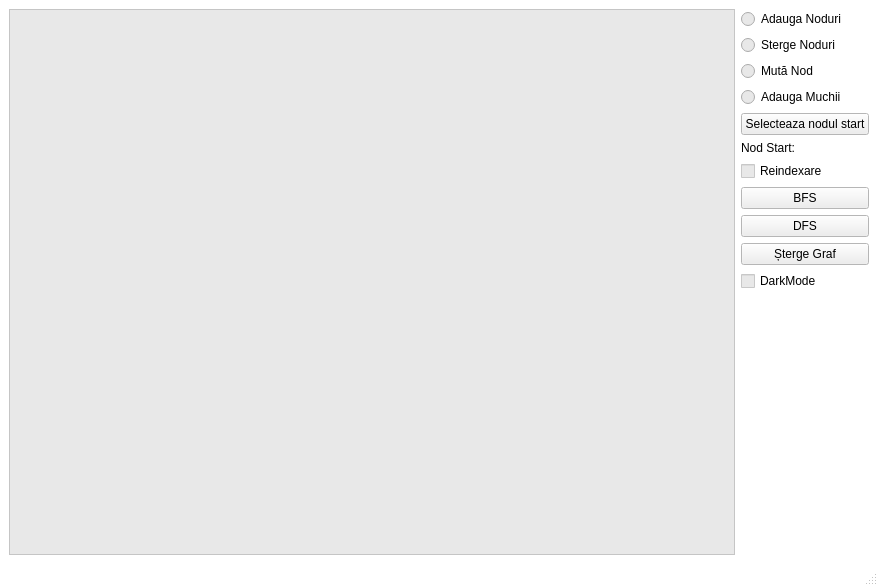
<?xml version="1.0" encoding="UTF-8"?>
<ui version="4.0">
 <class>window</class>
 <widget class="QMainWindow" name="window">
  <property name="geometry">
   <rect>
    <x>0</x>
    <y>0</y>
    <width>878</width>
    <height>586</height>
   </rect>
  </property>
  <property name="palette">
   <palette>
    <active>
     <colorrole role="WindowText">
      <brush brushstyle="SolidPattern">
       <color alpha="255">
        <red>0</red>
        <green>0</green>
        <blue>0</blue>
       </color>
      </brush>
     </colorrole>
     <colorrole role="Button">
      <brush brushstyle="SolidPattern">
       <color alpha="255">
        <red>238</red>
        <green>238</green>
        <blue>238</blue>
       </color>
      </brush>
     </colorrole>
     <colorrole role="Light">
      <brush brushstyle="SolidPattern">
       <color alpha="255">
        <red>206</red>
        <green>206</green>
        <blue>206</blue>
       </color>
      </brush>
     </colorrole>
     <colorrole role="Midlight">
      <brush brushstyle="SolidPattern">
       <color alpha="255">
        <red>229</red>
        <green>229</green>
        <blue>229</blue>
       </color>
      </brush>
     </colorrole>
     <colorrole role="Dark">
      <brush brushstyle="SolidPattern">
       <color alpha="255">
        <red>127</red>
        <green>127</green>
        <blue>127</blue>
       </color>
      </brush>
     </colorrole>
     <colorrole role="Mid">
      <brush brushstyle="SolidPattern">
       <color alpha="255">
        <red>170</red>
        <green>170</green>
        <blue>170</blue>
       </color>
      </brush>
     </colorrole>
     <colorrole role="Text">
      <brush brushstyle="SolidPattern">
       <color alpha="255">
        <red>0</red>
        <green>0</green>
        <blue>0</blue>
       </color>
      </brush>
     </colorrole>
     <colorrole role="BrightText">
      <brush brushstyle="SolidPattern">
       <color alpha="255">
        <red>255</red>
        <green>255</green>
        <blue>255</blue>
       </color>
      </brush>
     </colorrole>
     <colorrole role="ButtonText">
      <brush brushstyle="SolidPattern">
       <color alpha="255">
        <red>0</red>
        <green>0</green>
        <blue>0</blue>
       </color>
      </brush>
     </colorrole>
     <colorrole role="Base">
      <brush brushstyle="SolidPattern">
       <color alpha="255">
        <red>232</red>
        <green>232</green>
        <blue>232</blue>
       </color>
      </brush>
     </colorrole>
     <colorrole role="Window">
      <brush brushstyle="SolidPattern">
       <color alpha="255">
        <red>255</red>
        <green>255</green>
        <blue>255</blue>
       </color>
      </brush>
     </colorrole>
     <colorrole role="Shadow">
      <brush brushstyle="SolidPattern">
       <color alpha="255">
        <red>0</red>
        <green>0</green>
        <blue>0</blue>
       </color>
      </brush>
     </colorrole>
     <colorrole role="Highlight">
      <brush brushstyle="SolidPattern">
       <color alpha="255">
        <red>0</red>
        <green>135</green>
        <blue>203</blue>
       </color>
      </brush>
     </colorrole>
     <colorrole role="Link">
      <brush brushstyle="SolidPattern">
       <color alpha="255">
        <red>0</red>
        <green>170</green>
        <blue>255</blue>
       </color>
      </brush>
     </colorrole>
     <colorrole role="LinkVisited">
      <brush brushstyle="SolidPattern">
       <color alpha="255">
        <red>0</red>
        <green>170</green>
        <blue>255</blue>
       </color>
      </brush>
     </colorrole>
     <colorrole role="AlternateBase">
      <brush brushstyle="SolidPattern">
       <color alpha="255">
        <red>255</red>
        <green>255</green>
        <blue>255</blue>
       </color>
      </brush>
     </colorrole>
     <colorrole role="ToolTipBase">
      <brush brushstyle="SolidPattern">
       <color alpha="255">
        <red>255</red>
        <green>255</green>
        <blue>220</blue>
       </color>
      </brush>
     </colorrole>
     <colorrole role="ToolTipText">
      <brush brushstyle="SolidPattern">
       <color alpha="255">
        <red>0</red>
        <green>0</green>
        <blue>0</blue>
       </color>
      </brush>
     </colorrole>
     <colorrole role="PlaceholderText">
      <brush brushstyle="SolidPattern">
       <color alpha="127">
        <red>0</red>
        <green>0</green>
        <blue>0</blue>
       </color>
      </brush>
     </colorrole>
     <colorrole role="Accent">
      <brush brushstyle="SolidPattern">
       <color alpha="255">
        <red>255</red>
        <green>255</green>
        <blue>255</blue>
       </color>
      </brush>
     </colorrole>
    </active>
    <inactive>
     <colorrole role="WindowText">
      <brush brushstyle="SolidPattern">
       <color alpha="255">
        <red>0</red>
        <green>0</green>
        <blue>0</blue>
       </color>
      </brush>
     </colorrole>
     <colorrole role="Button">
      <brush brushstyle="SolidPattern">
       <color alpha="255">
        <red>238</red>
        <green>238</green>
        <blue>238</blue>
       </color>
      </brush>
     </colorrole>
     <colorrole role="Light">
      <brush brushstyle="SolidPattern">
       <color alpha="255">
        <red>206</red>
        <green>206</green>
        <blue>206</blue>
       </color>
      </brush>
     </colorrole>
     <colorrole role="Midlight">
      <brush brushstyle="SolidPattern">
       <color alpha="255">
        <red>229</red>
        <green>229</green>
        <blue>229</blue>
       </color>
      </brush>
     </colorrole>
     <colorrole role="Dark">
      <brush brushstyle="SolidPattern">
       <color alpha="255">
        <red>127</red>
        <green>127</green>
        <blue>127</blue>
       </color>
      </brush>
     </colorrole>
     <colorrole role="Mid">
      <brush brushstyle="SolidPattern">
       <color alpha="255">
        <red>170</red>
        <green>170</green>
        <blue>170</blue>
       </color>
      </brush>
     </colorrole>
     <colorrole role="Text">
      <brush brushstyle="SolidPattern">
       <color alpha="255">
        <red>0</red>
        <green>0</green>
        <blue>0</blue>
       </color>
      </brush>
     </colorrole>
     <colorrole role="BrightText">
      <brush brushstyle="SolidPattern">
       <color alpha="255">
        <red>255</red>
        <green>255</green>
        <blue>255</blue>
       </color>
      </brush>
     </colorrole>
     <colorrole role="ButtonText">
      <brush brushstyle="SolidPattern">
       <color alpha="255">
        <red>0</red>
        <green>0</green>
        <blue>0</blue>
       </color>
      </brush>
     </colorrole>
     <colorrole role="Base">
      <brush brushstyle="SolidPattern">
       <color alpha="255">
        <red>232</red>
        <green>232</green>
        <blue>232</blue>
       </color>
      </brush>
     </colorrole>
     <colorrole role="Window">
      <brush brushstyle="SolidPattern">
       <color alpha="255">
        <red>255</red>
        <green>255</green>
        <blue>255</blue>
       </color>
      </brush>
     </colorrole>
     <colorrole role="Shadow">
      <brush brushstyle="SolidPattern">
       <color alpha="255">
        <red>0</red>
        <green>0</green>
        <blue>0</blue>
       </color>
      </brush>
     </colorrole>
     <colorrole role="Highlight">
      <brush brushstyle="SolidPattern">
       <color alpha="255">
        <red>0</red>
        <green>135</green>
        <blue>203</blue>
       </color>
      </brush>
     </colorrole>
     <colorrole role="Link">
      <brush brushstyle="SolidPattern">
       <color alpha="255">
        <red>0</red>
        <green>170</green>
        <blue>255</blue>
       </color>
      </brush>
     </colorrole>
     <colorrole role="LinkVisited">
      <brush brushstyle="SolidPattern">
       <color alpha="255">
        <red>0</red>
        <green>170</green>
        <blue>255</blue>
       </color>
      </brush>
     </colorrole>
     <colorrole role="AlternateBase">
      <brush brushstyle="SolidPattern">
       <color alpha="255">
        <red>255</red>
        <green>255</green>
        <blue>255</blue>
       </color>
      </brush>
     </colorrole>
     <colorrole role="ToolTipBase">
      <brush brushstyle="SolidPattern">
       <color alpha="255">
        <red>255</red>
        <green>255</green>
        <blue>220</blue>
       </color>
      </brush>
     </colorrole>
     <colorrole role="ToolTipText">
      <brush brushstyle="SolidPattern">
       <color alpha="255">
        <red>0</red>
        <green>0</green>
        <blue>0</blue>
       </color>
      </brush>
     </colorrole>
     <colorrole role="PlaceholderText">
      <brush brushstyle="SolidPattern">
       <color alpha="127">
        <red>0</red>
        <green>0</green>
        <blue>0</blue>
       </color>
      </brush>
     </colorrole>
     <colorrole role="Accent">
      <brush brushstyle="SolidPattern">
       <color alpha="255">
        <red>255</red>
        <green>255</green>
        <blue>255</blue>
       </color>
      </brush>
     </colorrole>
    </inactive>
    <disabled>
     <colorrole role="WindowText">
      <brush brushstyle="SolidPattern">
       <color alpha="255">
        <red>127</red>
        <green>127</green>
        <blue>127</blue>
       </color>
      </brush>
     </colorrole>
     <colorrole role="Button">
      <brush brushstyle="SolidPattern">
       <color alpha="255">
        <red>238</red>
        <green>238</green>
        <blue>238</blue>
       </color>
      </brush>
     </colorrole>
     <colorrole role="Light">
      <brush brushstyle="SolidPattern">
       <color alpha="255">
        <red>206</red>
        <green>206</green>
        <blue>206</blue>
       </color>
      </brush>
     </colorrole>
     <colorrole role="Midlight">
      <brush brushstyle="SolidPattern">
       <color alpha="255">
        <red>229</red>
        <green>229</green>
        <blue>229</blue>
       </color>
      </brush>
     </colorrole>
     <colorrole role="Dark">
      <brush brushstyle="SolidPattern">
       <color alpha="255">
        <red>127</red>
        <green>127</green>
        <blue>127</blue>
       </color>
      </brush>
     </colorrole>
     <colorrole role="Mid">
      <brush brushstyle="SolidPattern">
       <color alpha="255">
        <red>170</red>
        <green>170</green>
        <blue>170</blue>
       </color>
      </brush>
     </colorrole>
     <colorrole role="Text">
      <brush brushstyle="SolidPattern">
       <color alpha="255">
        <red>127</red>
        <green>127</green>
        <blue>127</blue>
       </color>
      </brush>
     </colorrole>
     <colorrole role="BrightText">
      <brush brushstyle="SolidPattern">
       <color alpha="255">
        <red>255</red>
        <green>255</green>
        <blue>255</blue>
       </color>
      </brush>
     </colorrole>
     <colorrole role="ButtonText">
      <brush brushstyle="SolidPattern">
       <color alpha="255">
        <red>127</red>
        <green>127</green>
        <blue>127</blue>
       </color>
      </brush>
     </colorrole>
     <colorrole role="Base">
      <brush brushstyle="SolidPattern">
       <color alpha="255">
        <red>255</red>
        <green>255</green>
        <blue>255</blue>
       </color>
      </brush>
     </colorrole>
     <colorrole role="Window">
      <brush brushstyle="SolidPattern">
       <color alpha="255">
        <red>255</red>
        <green>255</green>
        <blue>255</blue>
       </color>
      </brush>
     </colorrole>
     <colorrole role="Shadow">
      <brush brushstyle="SolidPattern">
       <color alpha="255">
        <red>0</red>
        <green>0</green>
        <blue>0</blue>
       </color>
      </brush>
     </colorrole>
     <colorrole role="Link">
      <brush brushstyle="SolidPattern">
       <color alpha="255">
        <red>0</red>
        <green>170</green>
        <blue>255</blue>
       </color>
      </brush>
     </colorrole>
     <colorrole role="LinkVisited">
      <brush brushstyle="SolidPattern">
       <color alpha="255">
        <red>0</red>
        <green>170</green>
        <blue>255</blue>
       </color>
      </brush>
     </colorrole>
     <colorrole role="AlternateBase">
      <brush brushstyle="SolidPattern">
       <color alpha="255">
        <red>255</red>
        <green>255</green>
        <blue>255</blue>
       </color>
      </brush>
     </colorrole>
     <colorrole role="ToolTipBase">
      <brush brushstyle="SolidPattern">
       <color alpha="255">
        <red>255</red>
        <green>255</green>
        <blue>220</blue>
       </color>
      </brush>
     </colorrole>
     <colorrole role="ToolTipText">
      <brush brushstyle="SolidPattern">
       <color alpha="255">
        <red>0</red>
        <green>0</green>
        <blue>0</blue>
       </color>
      </brush>
     </colorrole>
     <colorrole role="PlaceholderText">
      <brush brushstyle="SolidPattern">
       <color alpha="127">
        <red>127</red>
        <green>127</green>
        <blue>127</blue>
       </color>
      </brush>
     </colorrole>
     <colorrole role="Accent">
      <brush brushstyle="SolidPattern">
       <color alpha="255">
        <red>255</red>
        <green>255</green>
        <blue>255</blue>
       </color>
      </brush>
     </colorrole>
    </disabled>
   </palette>
  </property>
  <property name="windowTitle">
   <string>window</string>
  </property>
  <property name="windowIcon">
   <iconset>
    <normaloff>C:/Users/Radu Birceanu/Downloads/logo.png</normaloff>C:/Users/Radu Birceanu/Downloads/logo.png</iconset>
  </property>
  <widget class="QWidget" name="centralwidget">
   <layout class="QGridLayout" name="gridLayout">
    <item row="0" column="0">
     <layout class="QHBoxLayout" name="horizontalLayout">
      <item>
       <widget class="QGraphicsView" name="casetaGraf">
        <property name="palette">
         <palette>
          <active>
           <colorrole role="WindowText">
            <brush brushstyle="SolidPattern">
             <color alpha="255">
              <red>0</red>
              <green>0</green>
              <blue>0</blue>
             </color>
            </brush>
           </colorrole>
           <colorrole role="Button">
            <brush brushstyle="SolidPattern">
             <color alpha="255">
              <red>238</red>
              <green>238</green>
              <blue>238</blue>
             </color>
            </brush>
           </colorrole>
           <colorrole role="Light">
            <brush brushstyle="SolidPattern">
             <color alpha="255">
              <red>181</red>
              <green>181</green>
              <blue>181</blue>
             </color>
            </brush>
           </colorrole>
           <colorrole role="Midlight">
            <brush brushstyle="SolidPattern">
             <color alpha="255">
              <red>211</red>
              <green>211</green>
              <blue>211</blue>
             </color>
            </brush>
           </colorrole>
           <colorrole role="Dark">
            <brush brushstyle="SolidPattern">
             <color alpha="255">
              <red>127</red>
              <green>127</green>
              <blue>127</blue>
             </color>
            </brush>
           </colorrole>
           <colorrole role="Mid">
            <brush brushstyle="SolidPattern">
             <color alpha="255">
              <red>170</red>
              <green>170</green>
              <blue>170</blue>
             </color>
            </brush>
           </colorrole>
           <colorrole role="Text">
            <brush brushstyle="SolidPattern">
             <color alpha="255">
              <red>0</red>
              <green>0</green>
              <blue>0</blue>
             </color>
            </brush>
           </colorrole>
           <colorrole role="BrightText">
            <brush brushstyle="SolidPattern">
             <color alpha="255">
              <red>255</red>
              <green>255</green>
              <blue>255</blue>
             </color>
            </brush>
           </colorrole>
           <colorrole role="ButtonText">
            <brush brushstyle="SolidPattern">
             <color alpha="255">
              <red>0</red>
              <green>0</green>
              <blue>0</blue>
             </color>
            </brush>
           </colorrole>
           <colorrole role="Base">
            <brush brushstyle="SolidPattern">
             <color alpha="255">
              <red>232</red>
              <green>232</green>
              <blue>232</blue>
             </color>
            </brush>
           </colorrole>
           <colorrole role="Window">
            <brush brushstyle="SolidPattern">
             <color alpha="255">
              <red>255</red>
              <green>255</green>
              <blue>255</blue>
             </color>
            </brush>
           </colorrole>
           <colorrole role="Shadow">
            <brush brushstyle="SolidPattern">
             <color alpha="255">
              <red>0</red>
              <green>0</green>
              <blue>0</blue>
             </color>
            </brush>
           </colorrole>
           <colorrole role="Highlight">
            <brush brushstyle="SolidPattern">
             <color alpha="255">
              <red>0</red>
              <green>135</green>
              <blue>203</blue>
             </color>
            </brush>
           </colorrole>
           <colorrole role="Link">
            <brush brushstyle="SolidPattern">
             <color alpha="255">
              <red>0</red>
              <green>170</green>
              <blue>255</blue>
             </color>
            </brush>
           </colorrole>
           <colorrole role="LinkVisited">
            <brush brushstyle="SolidPattern">
             <color alpha="255">
              <red>0</red>
              <green>170</green>
              <blue>255</blue>
             </color>
            </brush>
           </colorrole>
           <colorrole role="AlternateBase">
            <brush brushstyle="SolidPattern">
             <color alpha="255">
              <red>255</red>
              <green>255</green>
              <blue>255</blue>
             </color>
            </brush>
           </colorrole>
           <colorrole role="ToolTipBase">
            <brush brushstyle="SolidPattern">
             <color alpha="255">
              <red>255</red>
              <green>255</green>
              <blue>220</blue>
             </color>
            </brush>
           </colorrole>
           <colorrole role="ToolTipText">
            <brush brushstyle="SolidPattern">
             <color alpha="255">
              <red>0</red>
              <green>0</green>
              <blue>0</blue>
             </color>
            </brush>
           </colorrole>
           <colorrole role="PlaceholderText">
            <brush brushstyle="SolidPattern">
             <color alpha="127">
              <red>0</red>
              <green>0</green>
              <blue>0</blue>
             </color>
            </brush>
           </colorrole>
           <colorrole role="Accent">
            <brush brushstyle="SolidPattern">
             <color alpha="255">
              <red>255</red>
              <green>255</green>
              <blue>255</blue>
             </color>
            </brush>
           </colorrole>
          </active>
          <inactive>
           <colorrole role="WindowText">
            <brush brushstyle="SolidPattern">
             <color alpha="255">
              <red>0</red>
              <green>0</green>
              <blue>0</blue>
             </color>
            </brush>
           </colorrole>
           <colorrole role="Button">
            <brush brushstyle="SolidPattern">
             <color alpha="255">
              <red>238</red>
              <green>238</green>
              <blue>238</blue>
             </color>
            </brush>
           </colorrole>
           <colorrole role="Light">
            <brush brushstyle="SolidPattern">
             <color alpha="255">
              <red>181</red>
              <green>181</green>
              <blue>181</blue>
             </color>
            </brush>
           </colorrole>
           <colorrole role="Midlight">
            <brush brushstyle="SolidPattern">
             <color alpha="255">
              <red>211</red>
              <green>211</green>
              <blue>211</blue>
             </color>
            </brush>
           </colorrole>
           <colorrole role="Dark">
            <brush brushstyle="SolidPattern">
             <color alpha="255">
              <red>127</red>
              <green>127</green>
              <blue>127</blue>
             </color>
            </brush>
           </colorrole>
           <colorrole role="Mid">
            <brush brushstyle="SolidPattern">
             <color alpha="255">
              <red>170</red>
              <green>170</green>
              <blue>170</blue>
             </color>
            </brush>
           </colorrole>
           <colorrole role="Text">
            <brush brushstyle="SolidPattern">
             <color alpha="255">
              <red>0</red>
              <green>0</green>
              <blue>0</blue>
             </color>
            </brush>
           </colorrole>
           <colorrole role="BrightText">
            <brush brushstyle="SolidPattern">
             <color alpha="255">
              <red>255</red>
              <green>255</green>
              <blue>255</blue>
             </color>
            </brush>
           </colorrole>
           <colorrole role="ButtonText">
            <brush brushstyle="SolidPattern">
             <color alpha="255">
              <red>0</red>
              <green>0</green>
              <blue>0</blue>
             </color>
            </brush>
           </colorrole>
           <colorrole role="Base">
            <brush brushstyle="SolidPattern">
             <color alpha="255">
              <red>232</red>
              <green>232</green>
              <blue>232</blue>
             </color>
            </brush>
           </colorrole>
           <colorrole role="Window">
            <brush brushstyle="SolidPattern">
             <color alpha="255">
              <red>255</red>
              <green>255</green>
              <blue>255</blue>
             </color>
            </brush>
           </colorrole>
           <colorrole role="Shadow">
            <brush brushstyle="SolidPattern">
             <color alpha="255">
              <red>0</red>
              <green>0</green>
              <blue>0</blue>
             </color>
            </brush>
           </colorrole>
           <colorrole role="Highlight">
            <brush brushstyle="SolidPattern">
             <color alpha="255">
              <red>0</red>
              <green>135</green>
              <blue>203</blue>
             </color>
            </brush>
           </colorrole>
           <colorrole role="Link">
            <brush brushstyle="SolidPattern">
             <color alpha="255">
              <red>0</red>
              <green>170</green>
              <blue>255</blue>
             </color>
            </brush>
           </colorrole>
           <colorrole role="LinkVisited">
            <brush brushstyle="SolidPattern">
             <color alpha="255">
              <red>0</red>
              <green>170</green>
              <blue>255</blue>
             </color>
            </brush>
           </colorrole>
           <colorrole role="AlternateBase">
            <brush brushstyle="SolidPattern">
             <color alpha="255">
              <red>255</red>
              <green>255</green>
              <blue>255</blue>
             </color>
            </brush>
           </colorrole>
           <colorrole role="ToolTipBase">
            <brush brushstyle="SolidPattern">
             <color alpha="255">
              <red>255</red>
              <green>255</green>
              <blue>220</blue>
             </color>
            </brush>
           </colorrole>
           <colorrole role="ToolTipText">
            <brush brushstyle="SolidPattern">
             <color alpha="255">
              <red>0</red>
              <green>0</green>
              <blue>0</blue>
             </color>
            </brush>
           </colorrole>
           <colorrole role="PlaceholderText">
            <brush brushstyle="SolidPattern">
             <color alpha="127">
              <red>0</red>
              <green>0</green>
              <blue>0</blue>
             </color>
            </brush>
           </colorrole>
           <colorrole role="Accent">
            <brush brushstyle="SolidPattern">
             <color alpha="255">
              <red>255</red>
              <green>255</green>
              <blue>255</blue>
             </color>
            </brush>
           </colorrole>
          </inactive>
          <disabled>
           <colorrole role="WindowText">
            <brush brushstyle="SolidPattern">
             <color alpha="255">
              <red>127</red>
              <green>127</green>
              <blue>127</blue>
             </color>
            </brush>
           </colorrole>
           <colorrole role="Button">
            <brush brushstyle="SolidPattern">
             <color alpha="255">
              <red>238</red>
              <green>238</green>
              <blue>238</blue>
             </color>
            </brush>
           </colorrole>
           <colorrole role="Light">
            <brush brushstyle="SolidPattern">
             <color alpha="255">
              <red>181</red>
              <green>181</green>
              <blue>181</blue>
             </color>
            </brush>
           </colorrole>
           <colorrole role="Midlight">
            <brush brushstyle="SolidPattern">
             <color alpha="255">
              <red>211</red>
              <green>211</green>
              <blue>211</blue>
             </color>
            </brush>
           </colorrole>
           <colorrole role="Dark">
            <brush brushstyle="SolidPattern">
             <color alpha="255">
              <red>127</red>
              <green>127</green>
              <blue>127</blue>
             </color>
            </brush>
           </colorrole>
           <colorrole role="Mid">
            <brush brushstyle="SolidPattern">
             <color alpha="255">
              <red>170</red>
              <green>170</green>
              <blue>170</blue>
             </color>
            </brush>
           </colorrole>
           <colorrole role="Text">
            <brush brushstyle="SolidPattern">
             <color alpha="255">
              <red>127</red>
              <green>127</green>
              <blue>127</blue>
             </color>
            </brush>
           </colorrole>
           <colorrole role="BrightText">
            <brush brushstyle="SolidPattern">
             <color alpha="255">
              <red>255</red>
              <green>255</green>
              <blue>255</blue>
             </color>
            </brush>
           </colorrole>
           <colorrole role="ButtonText">
            <brush brushstyle="SolidPattern">
             <color alpha="255">
              <red>127</red>
              <green>127</green>
              <blue>127</blue>
             </color>
            </brush>
           </colorrole>
           <colorrole role="Base">
            <brush brushstyle="SolidPattern">
             <color alpha="255">
              <red>255</red>
              <green>255</green>
              <blue>255</blue>
             </color>
            </brush>
           </colorrole>
           <colorrole role="Window">
            <brush brushstyle="SolidPattern">
             <color alpha="255">
              <red>255</red>
              <green>255</green>
              <blue>255</blue>
             </color>
            </brush>
           </colorrole>
           <colorrole role="Shadow">
            <brush brushstyle="SolidPattern">
             <color alpha="255">
              <red>0</red>
              <green>0</green>
              <blue>0</blue>
             </color>
            </brush>
           </colorrole>
           <colorrole role="Link">
            <brush brushstyle="SolidPattern">
             <color alpha="255">
              <red>0</red>
              <green>170</green>
              <blue>255</blue>
             </color>
            </brush>
           </colorrole>
           <colorrole role="LinkVisited">
            <brush brushstyle="SolidPattern">
             <color alpha="255">
              <red>0</red>
              <green>170</green>
              <blue>255</blue>
             </color>
            </brush>
           </colorrole>
           <colorrole role="AlternateBase">
            <brush brushstyle="SolidPattern">
             <color alpha="255">
              <red>255</red>
              <green>255</green>
              <blue>255</blue>
             </color>
            </brush>
           </colorrole>
           <colorrole role="ToolTipBase">
            <brush brushstyle="SolidPattern">
             <color alpha="255">
              <red>255</red>
              <green>255</green>
              <blue>220</blue>
             </color>
            </brush>
           </colorrole>
           <colorrole role="ToolTipText">
            <brush brushstyle="SolidPattern">
             <color alpha="255">
              <red>0</red>
              <green>0</green>
              <blue>0</blue>
             </color>
            </brush>
           </colorrole>
           <colorrole role="PlaceholderText">
            <brush brushstyle="SolidPattern">
             <color alpha="127">
              <red>127</red>
              <green>127</green>
              <blue>127</blue>
             </color>
            </brush>
           </colorrole>
           <colorrole role="Accent">
            <brush brushstyle="SolidPattern">
             <color alpha="255">
              <red>255</red>
              <green>255</green>
              <blue>255</blue>
             </color>
            </brush>
           </colorrole>
          </disabled>
         </palette>
        </property>
       </widget>
      </item>
      <item>
       <layout class="QVBoxLayout" name="verticalLayout">
        <property name="sizeConstraint">
         <enum>QLayout::SizeConstraint::SetMaximumSize</enum>
        </property>
        <item>
         <widget class="QRadioButton" name="adaugaNod">
          <property name="text">
           <string>Adauga Noduri</string>
          </property>
         </widget>
        </item>
        <item>
         <widget class="QRadioButton" name="stergeNod">
          <property name="text">
           <string>Sterge Noduri</string>
          </property>
         </widget>
        </item>
        <item>
         <widget class="QRadioButton" name="mutaNod">
          <property name="text">
           <string>Mută Nod</string>
          </property>
         </widget>
        </item>
        <item>
         <widget class="QRadioButton" name="adaugaMuchie">
          <property name="text">
           <string>Adauga Muchii</string>
          </property>
         </widget>
        </item>
        <item>
         <widget class="QPushButton" name="selecteazaStart">
          <property name="text">
           <string>Selecteaza nodul start</string>
          </property>
         </widget>
        </item>
        <item>
         <widget class="QLabel" name="startLabel">
          <property name="sizePolicy">
           <sizepolicy hsizetype="Maximum" vsizetype="Maximum">
            <horstretch>0</horstretch>
            <verstretch>0</verstretch>
           </sizepolicy>
          </property>
          <property name="text">
           <string>Nod Start:</string>
          </property>
         </widget>
        </item>
        <item>
         <widget class="QCheckBox" name="reindexareStergere">
          <property name="text">
           <string>Reindexare</string>
          </property>
         </widget>
        </item>
        <item>
         <widget class="QPushButton" name="BFS">
          <property name="text">
           <string>BFS</string>
          </property>
         </widget>
        </item>
        <item>
         <widget class="QPushButton" name="DFS">
          <property name="text">
           <string>DFS</string>
          </property>
         </widget>
        </item>
        <item>
         <widget class="QPushButton" name="stergeGraf">
          <property name="text">
           <string>Șterge Graf</string>
          </property>
         </widget>
        </item>
        <item>
         <widget class="QCheckBox" name="checkDarkMode">
          <property name="styleSheet">
           <string notr="true"/>
          </property>
          <property name="text">
           <string>DarkMode</string>
          </property>
         </widget>
        </item>
        <item>
         <spacer name="verticalSpacer">
          <property name="orientation">
           <enum>Qt::Orientation::Vertical</enum>
          </property>
          <property name="sizeHint" stdset="0">
           <size>
            <width>20</width>
            <height>40</height>
           </size>
          </property>
         </spacer>
        </item>
       </layout>
      </item>
     </layout>
    </item>
   </layout>
  </widget>
  <widget class="QMenuBar" name="menubar">
   <property name="geometry">
    <rect>
     <x>0</x>
     <y>0</y>
     <width>878</width>
     <height>21</height>
    </rect>
   </property>
  </widget>
  <widget class="QStatusBar" name="statusbar"/>
 </widget>
 <resources/>
 <connections/>
</ui>
